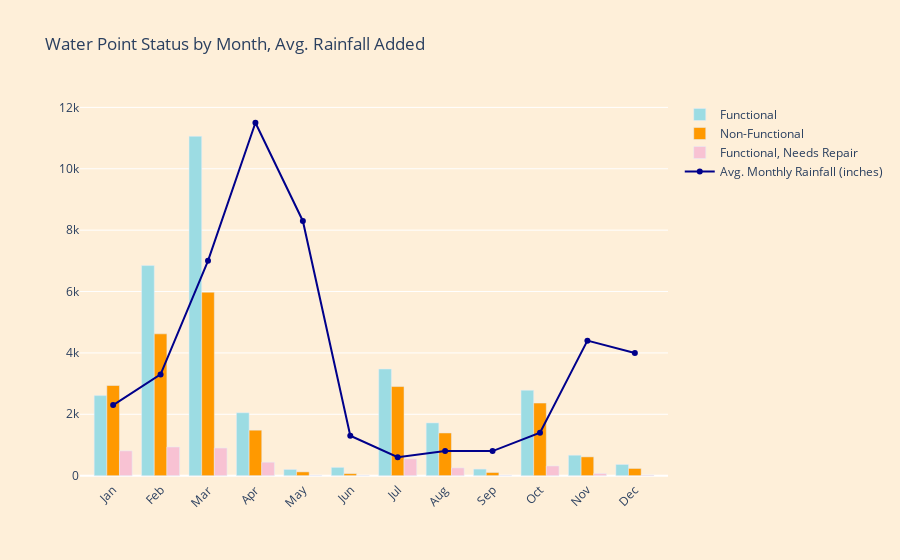

The notebook cell this image was saved under:
### Code cell
# plot 'Average Monthly Rainfall' against quantity per status of waterpoints, by month
fig = go.Figure()
fig.add_trace(go.Bar(
    x=months,
    y=list(funct.groupby('month_rec')['id'].count().values),
    name='Functional',
    marker_color='#9cdce3'
))
fig.add_trace(go.Bar(
    x=months,
    y=list(non_funt.groupby('month_rec')['id'].count().values),
    name='Non-Functional',
    marker_color='#ff9900'
))
fig.add_trace(go.Bar(
    x=months,
    y=list(fnr.groupby('month_rec')['id'].count().values),
    name='Functional, Needs Repair',
    marker_color='#f8c2d3'
))

fig.add_trace(
    go.Scatter(
        x=rain_df['month'],
        y=rain_df['scaled'],
        name="Avg. Monthly Rainfall (inches)",
        line_color='darkblue',
        text = rain_df['rain_in'],
        hoverinfo = 'text'
    ))

fig.update_layout(
    title='Water Point Status by Month, Avg. Rainfall Added',
    plot_bgcolor ='#feefd9', paper_bgcolor = '#feefd9')

fig.update_layout(barmode='group', xaxis_tickangle=-45)
fig.show()

### Figure 1 — Plotly figure (JSON) as saved in the notebook; plotly's stock layout.template omitted (floating-point values rounded to 4 significant figures)
{"data": [{"marker": {"color": "#9cdce3"}, "name": "Functional", "type": "bar", "x": ["Jan", "Feb", "Mar", "Apr", "May", "Jun", "Jul", "Aug", "Sep", "Oct", "Nov", "Dec"], "y": [2609, 6847, 11058, 2050, 202, 270, 3475, 1719, 214, 2784, 666, 365]}, {"marker": {"color": "#ff9900"}, "name": "Non-Functional", "type": "bar", "x": ["Jan", "Feb", "Mar", "Apr", "May", "Jun", "Jul", "Aug", "Sep", "Oct", "Nov", "Dec"], "y": [2938, 4621, 5978, 1482, 124, 67, 2904, 1392, 104, 2366, 613, 235]}, {"marker": {"color": "#f8c2d3"}, "name": "Functional, Needs Repair", "type": "bar", "x": ["Jan", "Feb", "Mar", "Apr", "May", "Jun", "Jul", "Aug", "Sep", "Oct", "Nov", "Dec"], "y": [807, 934, 900, 438, 10, 9, 549, 253, 10, 316, 70, 21]}, {"hoverinfo": "text", "line": {"color": "darkblue"}, "name": "Avg. Monthly Rainfall (inches)", "text": [2.3, 3.3, 7, 11.5, 8.3, 1.3, 0.6, 0.8, 0.8, 1.4, 4.4, 4], "type": "scatter", "x": ["Jan", "Feb", "Mar", "Apr", "May", "Jun", "Jul", "Aug", "Sep", "Oct", "Nov", "Dec"], "y": [2300, 3300, 7000, 11500, 8300, 1300, 600, 800, 800, 1400, 4400, 4000]}], "layout": {"barmode": "group", "paper_bgcolor": "#feefd9", "plot_bgcolor": "#feefd9", "title": {"text": "Water Point Status by Month, Avg. Rainfall Added"}, "xaxis": {"tickangle": -45}}}
